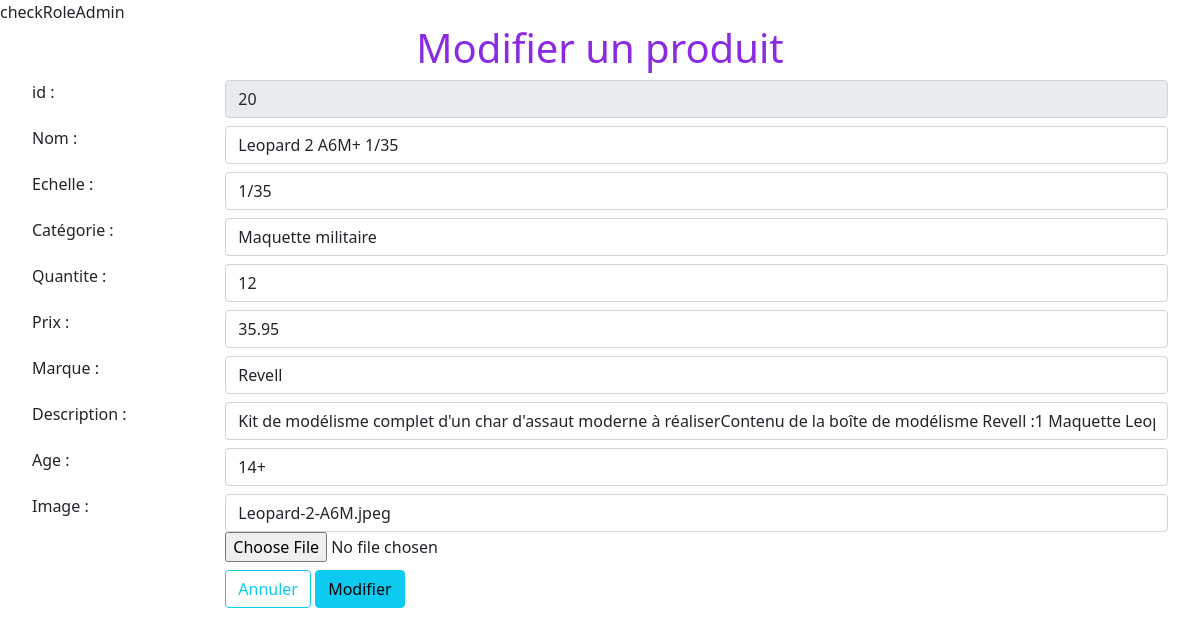
Before: /pages/pages_admin/modifier_produit.php?id_produit=20 (signed in) with the older database file.
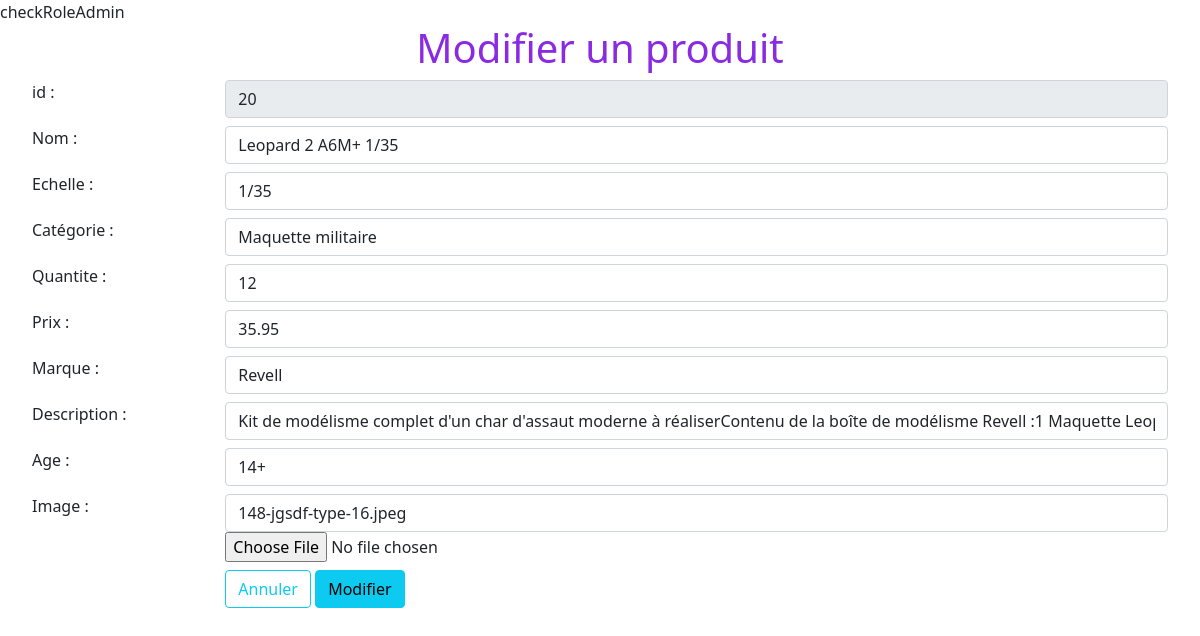
After: the same page with the newer database file.
### tables this page shows
CREATE TABLE `produits` (
  `id_produit` int(11) NOT NULL,
  `nom_produit` varchar(255) NOT NULL,
  `echelle` varchar(10) DEFAULT NULL,
  `id_categorie` int(11) NOT NULL,
  `quantite` int(11) NOT NULL,
  `prix` decimal(8,2) NOT NULL,
  `id_marque` int(11) NOT NULL,
  `description` text NOT NULL,
  `age_recommande` varchar(4) NOT NULL,
  `reference_image` varchar(255) DEFAULT NULL
);

### Connexion/functions.php (the view, shortened to what the changed rows need)
<?php
function getAllBrands($mysqlClient) {
    $sql = "SELECT id_marque, nom_marque FROM marques;";
    $stmt = $mysqlClient->prepare($sql);
    $stmt->execute();
    $brands = $stmt->fetchAll(PDO::FETCH_NUM);
    return $brands;
}
function getAllCategories($mysqlClient) {
    $sql = "SELECT id_categorie, nom_categorie FROM categories;";
    $stmt = $mysqlClient->prepare($sql);
    $stmt->execute();
    $categories = $stmt->fetchAll(PDO::FETCH_NUM);
    return $categories;
}
function selectorFromContent($content, $selected) {
    $html_selector="";
    foreach ($content as $value) {
        if ($value[1] == $selected) {
            $html_selector .= "<option value=\"$value[0]\" selected>$value[1]</option>";
        } else $html_selector .= "<option value=\"$value[0]\">$value[1]</option>";
    }
    return $html_selector;
}

### pages/pages_admin/modifier_produit.php (shortened to what the changed rows need)
<?php
require_once(__DIR__ . '/../../Connexion/connexionBDD.php');
require_once(__DIR__ . '/../../Connexion/functions.php');
$status_image = "";
if (isset($_POST["id"])) {
    if (isset($_FILES['ficphoto']) && ($_FILES["ficphoto"]["error"] == UPLOAD_ERR_OK)) {
        $image_type = explode('/', $_FILES["ficphoto"]["type"])[1];
        $uploaded_file_name = $_POST['image'] . "." . $image_type;
        $destination_path = DIR_IMG_PRODUIT . $uploaded_file_name;
        if (file_exists($destination_path)) {
            $status_image = "L'image existe déjà dans les assets";
        } else {
            (move_uploaded_file($_FILES["ficphoto"]['tmp_name'], $destination_path)) ;
            $status_image = "L'image a bien été enregistrée";
        }
    }
    $sql = "UPDATE produits SET nom_produit = :nom, echelle = :echelle, id_categorie= :categorie,
            quantite = :quantite, prix = :prix, id_marque = :marque, description = :description,
            age_recommande = :age_recommande, reference_image = :reference_image
            WHERE id_produit = :id ;";
        $stmt = $mysqlClient->prepare($sql);
        $stmt->bindValue(':id', $_POST["id"]);
        $stmt->bindValue(':nom', $_POST['nom']);
        $stmt->bindValue(':echelle', $_POST['echelle']);
        $stmt->bindValue(':categorie', $_POST['categorie']);
        $stmt->bindValue(':quantite', $_POST['quantite']);
        $stmt->bindValue(':prix', $_POST['prix']);
        $stmt->bindValue(':marque', $_POST['marque']);
        $stmt->bindValue(':description', $_POST['description']);
        $stmt->bindValue(':age_recommande', $_POST['age_recommande']);
        $stmt->bindValue(':reference_image', $uploaded_file_name);
        $stmt->execute();
        $query_result[] = $_POST;
        $message = "Modification effectuée avec succès du produit : {$_POST['id']} - {$_POST['nom']} <br/>
        {$status_image}" ;
        $hasBeenModified = true ;
        $back_button = "Revenir";
} else {
    $id = $_GET["id_produit"];
    $sql = "SELECT p.id_produit as id, p.nom_produit as nom, p.echelle, c.nom_categorie as categorie, p.quantite, p.prix, m.nom_marque as marque,
    p.description, p.age_recommande, p.reference_image as image
    FROM produits as p INNER JOIN categories as c ON p.id_categorie = c.id_categorie
    INNER JOIN marques as m ON p.id_marque = m.id_marque
    WHERE p.id_produit = :id";
    $stmt = $mysqlClient->prepare($sql);
    $stmt->bindValue(":id", $id);
    $stmt->execute();
    $query_result = $stmt->fetchAll(PDO::FETCH_ASSOC);
}
?>
<!DOCTYPE html>
<html lang="fr">
    <head>
        <link href="/Lotra3/css/styles/bootstrap.min.css" rel="stylesheet" type="text/css">
        <link href="/Lotra3/css/styles/geo.css" rel="stylesheet" type="text/css">
    </head>
    <body>
        <div class="jumbotron text-center">
            <h1>Modifier un produit</h1>
        </div>
        <div class="container-fluid">
                <form action="modifier_produit.php" method="post" enctype="multipart/form-data">
                    <?php foreach ($query_result as $value): ?>
                    <div class="row m-2">
                        <div class="col-sm-2">
                            <label class="form-label">id :</label>
                        </div>
                        <div class="col-sm-10">
                            <input type="text" class="form-control" name="id" value="<?= $value['id'] ?>" readonly>
                        </div>
                    </div>
                    <div class="row m-2">
                        <div class="col-sm-2">
                            <label for="nom" class="form-label">Nom :</label>
                        </div>
                        <div class="col-sm-10">
                            <input type="text" class="form-control" id="nom" name="nom" value="<?= $value["nom"] ?>">
                        </div>
                    </div>
                    <div class="row m-2">
                        <div class="col-sm-2">
                            <label for="echelle" class="form-label">Echelle :</label>
                        </div>
                        <div class="col-sm-10">
                            <input type="text" class="form-control" id="echelle" name="echelle" value="<?= $value["echelle"] ?>">
                        </div>
                    </div>
                    <div class="row m-2">
                        <div class="col-sm-2">
                            <label for="categorie" class="form-label">Catégorie :</label>
                        </div>
                        <div class="col-sm-10">
                            <select name="categorie" id="categorie" class="form-control">
                                <?php
                                    $categories = getAllCategories($mysqlClient);
                                    echo selectorFromContent($categories, $value["categorie"]);
                                    ?>
                            </select>
                        </div>
                    </div>
                    <div class="row m-2">
                        <div class="col-sm-2">
                            <label for="quantite" class="form-label">Quantite :</label>
                        </div>
                        <div class="col-sm-10">
                            <input type="number" class="form-control" id="quantite" name="quantite" value="<?= $value["quantite"] ?>" required>
                        </div>
                    </div>
                    <div class="row m-2">
                        <div class="col-sm-2">
                            <label for="prix" class="form-label">Prix :</label>
                        </div>
                        <div class="col-sm-10">
                            <input type="number" class="form-control" id="prix" name="prix" value="<?= $value["prix"] ?>" step="0.01" required>
                        </div>
                    </div>                    <div class="row m-2">
                        <div class="col-sm-2">
                            <label for="Marque" class="form-label">Marque :</label>
                        </div>
                        <div class="col-sm-10">
                            <select name="marque" id="Marque" class="form-control">
                                <?php
                                    $brands = getAllBrands($mysqlClient);
                                    echo selectorFromContent($brands, $value["marque"]);
                                ?>
                            </select>
                        </div>
                    </div>
                    <div class="row m-2">
                        <div class="col-sm-2">
                            <label for="description" class="form-label">Description :</label>
                        </div>
                        <div class="col-sm-10">
                            <input type="textarea" class="form-control" id="description" name="description" value="<?= $value["description"] ?>" required>
                        </div>
                    </div>                    <div class="row m-2">
                        <div class="col-sm-2">
                            <label for="age_recommande" class="form-label">Age :</label>
                        </div>
                        <div class="col-sm-10">
                            <input type="text" class="form-control" id="age_recommande" name="age_recommande" value="<?= $value["age_recommande"] ?>" required>
                        </div>
                    </div>                    <div class="row m-2">
                        <div class="col-sm-2">
                            <label for="image" class="form-label">Image :</label>
                        </div>
                        <div class="col-sm-10">
                            <input type="text" class="form-control" id="image" name="image" value="<?= $value["image"] ?>" >
                            <input type="file" name="ficphoto" id="photo" accept="image/jpg, image/jpeg, image/png" >
                        </div>
                    </div>
                    <?php endforeach; ?>
                </form>
        </div>
    </body>
</html>

Changed rows visible on the page:
changed produits "Leopard 2 A6M+ 1/35": image "Leopard-2-A6M.jpeg" → "148-jgsdf-type-16.jpeg"
